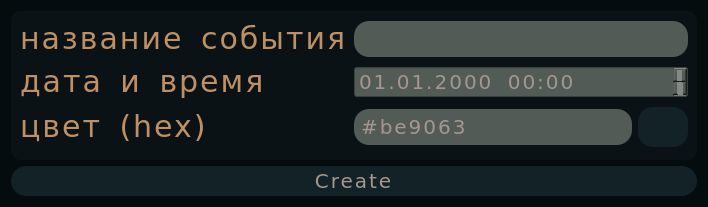
<?xml version="1.0" encoding="UTF-8"?>
<ui version="4.0">
 <class>Dialog</class>
 <widget class="QDialog" name="Dialog">
  <property name="geometry">
   <rect>
    <x>0</x>
    <y>0</y>
    <width>708</width>
    <height>207</height>
   </rect>
  </property>
  <property name="windowTitle">
   <string>Dialog</string>
  </property>
  <property name="styleSheet">
   <string notr="true">QDialog#Dialog {
    background-color: #040c0e;
}

QLabel#label, QLabel#label_2, QLabel#label_3 {
    font-family: Verdana, Geneva, sans-serif;
    font-size: 30px;
    letter-spacing: 2px;
    word-spacing: 6px;
    color: #be9063;
    font-variant: small-caps;
    text-transform: lowercase;
	border-radius: 20px;
}
QLabel#label:hover, QLabel#label_2:hover, QLabel#label_3:hover {
    color: #F3E0D2;
}

QPushButton#color_btn, QPushButton#create_btn {
    font-family: Verdana, Geneva, sans-serif;
    font-size: 20px;
    letter-spacing: 2px;
    word-spacing: 6px;
    font-weight: normal;
    text-decoration: none;
    font-style: normal;
    font-variant: small-caps;
    text-transform: lowercase;
    background-color: #132226;
    color: #a4978e;
    border-radius: 15px;
}
QPushButton#color_btn:hover, QPushButton#create_btn:hover {
    background-color: #525b56;
    color: #a4978e;
}
QPushButton#add_btn:hover {
    background-color: #45ba41;
    color: #040c0e
}

QLineEdit {
    background-color: #525b56;
    color: #a4978e;
    border-radius: 15px;
    font-family: Verdana, Geneva, sans-serif;
    font-size: 20px;
    letter-spacing: 2px;
    word-spacing: 6px;
	padding: 5px

}
QLineEdit#color_le:hover {
    background-color: #be9063;
    color: #132226;
    opacity: 1;
}
QLineEdit:hover {
    background-color: #828a86;
    color: #132226;
    opacity: 1;
}

QDateTimeEdit {
    font-family: Verdana, Geneva, sans-serif;
    font-size: 20px;
    letter-spacing: 2px;
    word-spacing: 6px;
    background-color: #525b56;
    color: #a4978e;
}
QAbstractSpinBox::up-arrow {
    background-color: #828a86;
}
QAbstractSpinBox::down-arrow {
    background-color: #828a86;
}
QFrame#fr2 {
	border-radius: 10px;
    background-color: #0a1215;
}</string>
  </property>
  <layout class="QGridLayout" name="gridLayout">
   <item row="0" column="0" colspan="2">
    <widget class="QFrame" name="fr2">
     <property name="frameShape">
      <enum>QFrame::StyledPanel</enum>
     </property>
     <property name="frameShadow">
      <enum>QFrame::Raised</enum>
     </property>
     <layout class="QGridLayout" name="gridLayout_2">
      <item row="0" column="0">
       <widget class="QLabel" name="label">
        <property name="text">
         <string>название события</string>
        </property>
       </widget>
      </item>
      <item row="0" column="1" colspan="2">
       <widget class="QLineEdit" name="event_name_le">
        <property name="minimumSize">
         <size>
          <width>0</width>
          <height>35</height>
         </size>
        </property>
       </widget>
      </item>
      <item row="1" column="0">
       <widget class="QLabel" name="label_2">
        <property name="text">
         <string>дата и время</string>
        </property>
       </widget>
      </item>
      <item row="1" column="1" colspan="2">
       <widget class="QDateTimeEdit" name="dateTime_ed">
        <property name="displayFormat">
         <string>dd.MM.yyyy HH:mm</string>
        </property>
       </widget>
      </item>
      <item row="2" column="0">
       <widget class="QLabel" name="label_3">
        <property name="contextMenuPolicy">
         <enum>Qt::DefaultContextMenu</enum>
        </property>
        <property name="text">
         <string>цвет (hex)</string>
        </property>
       </widget>
      </item>
      <item row="2" column="1">
       <widget class="QLineEdit" name="color_le">
        <property name="minimumSize">
         <size>
          <width>0</width>
          <height>35</height>
         </size>
        </property>
        <property name="text">
         <string>#be9063</string>
        </property>
       </widget>
      </item>
      <item row="2" column="2">
       <widget class="QPushButton" name="color_btn">
        <property name="minimumSize">
         <size>
          <width>50</width>
          <height>40</height>
         </size>
        </property>
        <property name="maximumSize">
         <size>
          <width>50</width>
          <height>50</height>
         </size>
        </property>
        <property name="cursor">
         <cursorShape>PointingHandCursor</cursorShape>
        </property>
        <property name="text">
         <string/>
        </property>
        <property name="icon">
         <iconset>
          <normaloff>../icons/color-palette.png</normaloff>../icons/color-palette.png</iconset>
        </property>
       </widget>
      </item>
     </layout>
    </widget>
   </item>
   <item row="1" column="0" colspan="2">
    <widget class="QPushButton" name="create_btn">
     <property name="minimumSize">
      <size>
       <width>0</width>
       <height>30</height>
      </size>
     </property>
     <property name="cursor">
      <cursorShape>PointingHandCursor</cursorShape>
     </property>
     <property name="text">
      <string>Create</string>
     </property>
    </widget>
   </item>
  </layout>
 </widget>
 <resources/>
 <connections/>
</ui>
